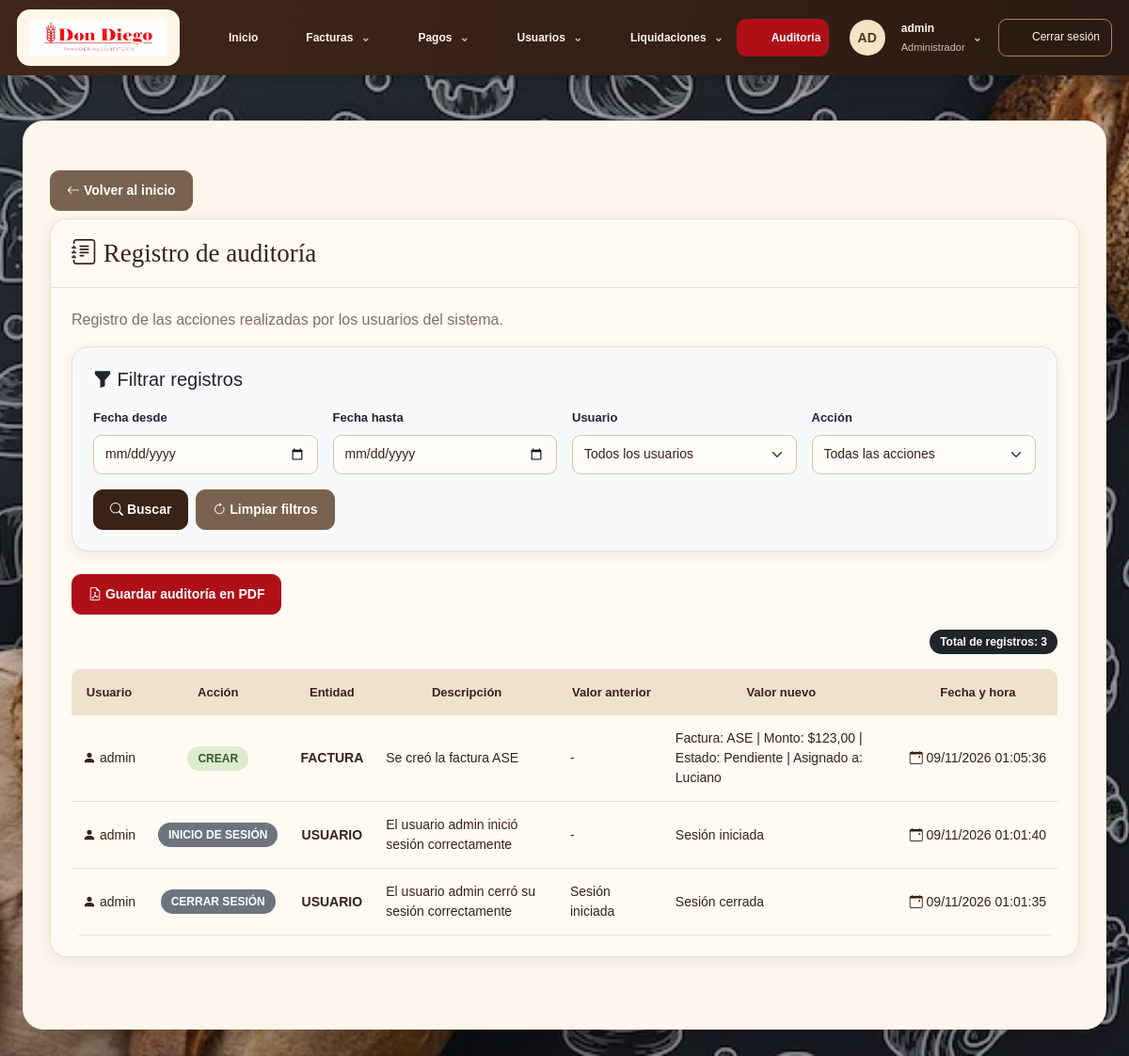
Page /auditoria.php (signed in) on the committed database.
### tables this page shows
CREATE TABLE `auditoria` (
  `id` int(10) UNSIGNED NOT NULL,
  `id_usuario` smallint(5) UNSIGNED NOT NULL,
  `accion` varchar(30) NOT NULL,
  `entidad` varchar(30) NOT NULL,
  `id_entidad` int(10) UNSIGNED DEFAULT NULL,
  `descripcion` varchar(255) DEFAULT NULL,
  `valor_anterior` text DEFAULT NULL,
  `valor_nuevo` text DEFAULT NULL,
  `fecha_hora` datetime NOT NULL DEFAULT current_timestamp()
);

CREATE TABLE `usuario` (
  `id` smallint(5) UNSIGNED NOT NULL,
  `usuario` varchar(32) NOT NULL,
  `contrasenia` varchar(255) NOT NULL,
  `activo` tinyint(1) NOT NULL DEFAULT 1,
  `id_ROL` tinyint(3) UNSIGNED NOT NULL
);

### auditoria.php (the view, shortened to what this page needs)
<?php
require_once "conexion.php";
$fecha_desde = trim($_GET["fecha_desde"] ?? "");
$fecha_hasta = trim($_GET["fecha_hasta"] ?? "");
$error = "";
$sql = "SELECT a.id, u.usuario, a.accion, a.entidad,
               a.id_entidad, a.descripcion,
               a.valor_anterior, a.valor_nuevo,
               a.fecha_hora
        FROM auditoria a
        LEFT JOIN usuario u ON a.id_usuario = u.id
        WHERE 1=1";
$parametros = [];
$sql .= " ORDER BY a.fecha_hora DESC, a.id DESC";
$stmt = $conexion->prepare($sql);
$stmt->execute($parametros);
$registros = $error === ""
    ? $stmt->fetchAll(PDO::FETCH_ASSOC)
    : [];
?>
<!DOCTYPE html>
<html lang="es">
<head>
    <link rel="stylesheet"
          href="css/bootstrap-5.3.8/css/bootstrap.min.css">
    <link rel="stylesheet"
          href="imagenes/bootstrap-icons-1.13.1/bootstrap-icons.min.css">
    <link rel="stylesheet" href="css/estilo.css">
    <link rel="stylesheet" href="fondo-sistema.css?v=1">
    <link rel="stylesheet" href="tema-don-diego.css?v=2">
</head>
<body>
<?php require_once "menu.php"; ?>
<div class="container mt-5">
    <div class="mt-4 mb-2">
        <a href="index.php" class="btn btn-secondary">
            <i class="bi bi-arrow-left"></i>
            Volver al inicio
        </a>
    </div>
    <div class="card shadow mb-5">
        <div class="card-header bg-dark text-white text-center">
            <h4 class="mb-0">
                <i class="bi bi-journal-text"></i>
                Registro de auditoría
            </h4>
        </div>
        <div class="card-body">
            <p class="text-muted">
                Registro de las acciones realizadas por los usuarios del sistema.
            </p>
            <div class="card bg-light mb-4">
                <div class="card-body">
                    <h5 class="mb-3">
                        <i class="bi bi-funnel-fill"></i>
                        Filtrar registros
                    </h5>
                    <form method="GET" class="row g-3">
                        <div class="col-md-3">
                            <label class="form-label">Fecha desde</label>
                            <input type="date"
                                   name="fecha_desde"
                                   class="form-control"
                                   value="<?= htmlspecialchars($fecha_desde) ?>">
                        </div>
                        <div class="col-md-3">
                            <label class="form-label">Fecha hasta</label>
                            <input type="date"
                                   name="fecha_hasta"
                                   class="form-control"
                                   value="<?= htmlspecialchars($fecha_hasta) ?>">
                        </div>
                        <div class="col-md-3">
                            <label class="form-label">Usuario</label>
                            <select name="usuario" class="form-select">
                                <option value="">Todos los usuarios</option>
                            </select>
                        </div>
                        <div class="col-md-3">
                            <label class="form-label">Acción</label>
                            <select name="accion" class="form-select">
                                <option value="">Todas las acciones</option>
                            </select>
                        </div>
                        <div class="col-12 d-flex gap-2 flex-wrap">
                            <button type="submit" class="btn btn-primary">
                                <i class="bi bi-search"></i>
                                Buscar
                            </button>
                            <a href="<?= htmlspecialchars($_SERVER["SCRIPT_NAME"]) ?>"
                               class="btn btn-secondary">
                                <i class="bi bi-arrow-clockwise"></i>
                                Limpiar filtros
                            </a>
                        </div>
                    </form>
                </div>
            </div>
            <div class="mb-3">
    <button type="button"
            onclick="window.print()"
            class="btn btn-danger">
        <i class="bi bi-file-earmark-pdf"></i>
        Guardar auditoría en PDF
    </button>
</div>
            <div class="d-flex justify-content-end mb-3">
                <span class="badge bg-dark">
                    Total de registros: <?= count($registros) ?>
                </span>
            </div>
            <?php if (count($registros) > 0): ?>
                <div class="table-responsive">
                    <table class="table table-bordered table-hover align-middle">
                        <thead class="table-dark text-center">
                            <tr>
                                <th>Usuario</th>
                                <th>Acción</th>
                                <th>Entidad</th>
                                <th>Descripción</th>
                                <th>Valor anterior</th>
                                <th>Valor nuevo</th>
                                <th>Fecha y hora</th>
                            </tr>
                        </thead>
                        <tbody>
                        <?php foreach ($registros as $registro): ?>
                            <?php
                            $accion = mb_strtoupper(
                                trim($registro["accion"] ?? ""),
                                "UTF-8"
                            );
                            switch ($accion) {
                                case "CREAR":
                                case "AGREGAR":
                                case "REGISTRAR":
                                case "ACTIVAR":
                                    $claseAccion = "bg-success";
                                    break;
                                case "INICIO DE SESIÓN":
                                case "CERRAR SESIÓN":
                                    $claseAccion = "bg-secondary";
                                    break;
                            }
                            $fecha = new DateTime($registro["fecha_hora"]);
                            ?>
                            <tr>
                                <td class="text-center text-nowrap">
                                    <i class="bi bi-person-fill"></i>
                                    <?= htmlspecialchars($registro["usuario"] ?? "Usuario no disponible") ?>
                                </td>
                                <td class="text-center text-nowrap">
                                    <span class="badge <?= $claseAccion ?>">
                                        <?= htmlspecialchars($registro["accion"] ?? "") ?>
                                    </span>
                                </td>
                                <td class="text-center fw-bold text-uppercase">
                                    <?= htmlspecialchars($registro["entidad"] ?? "-") ?>
                                </td>
                                <td>
                                    <?= !empty($registro["descripcion"])
                                        ? htmlspecialchars($registro["descripcion"])
                                        : "-" ?>
                                </td>
                                <td>
                                    <?= !empty($registro["valor_anterior"])
                                        ? htmlspecialchars($registro["valor_anterior"])
                                        : "-" ?>
                                </td>
                                <td>
                                    <?= !empty($registro["valor_nuevo"])
                                        ? htmlspecialchars($registro["valor_nuevo"])
                                        : "-" ?>
                                </td>
                                <td class="text-center text-nowrap">
                                    <i class="bi bi-calendar-event"></i>
                                    <?= htmlspecialchars($fecha->format("d/m/Y H:i:s")) ?>
                                </td>
                            </tr>
                        <?php endforeach; ?>
                        </tbody>
                    </table>
                </div>
            <?php endif; ?>
        </div>
    </div>
</div>
</body>
</html>

### css/estilo.css (style rules this page uses)
body { font-family: Arial, sans-serif; background: #f5f5f5; margin: 0; padding: 0; width: 100%; max-width: 100%; overflow-x: hidden; }

### fondo-sistema.css (style rules this page uses)
@media screen { body, body.bg-light { min-height:100vh; background:linear-gradient(rgba(14,18,22,.18),rgba(14,18,22,.18)), url("fondo-login.jpg") center / cover no-repeat fixed !important; } }
@media screen { body > .container, body > main { background:#fffaf5; color:#212529; border-radius:16px; padding-top:24px; padding-bottom:24px; box-shadow:0 12px 36px rgba(0,0,0,.22); margin-bottom:28px; } }
@media screen { .card { background-color:#fffaf5; } }
@media screen { .table-responsive { background-color:#fff; } }
@media screen { .form-control, .form-select { background-color:#fff; color:#212529; } }

### tema-don-diego.css (style rules this page uses)
:root { --dd-cream:#fffaf3;--dd-paper:#fcf6ed;--dd-brown:#392216;--dd-muted:#856f5d;--dd-red:#af1018;--dd-line:#eadfce;--dd-shadow:0 4px 14px #38221614 }
@media screen { body,body.bg-light { font-family:Arial,Helvetica,sans-serif;color:var(--dd-brown);background:linear-gradient(#171b1e30,#171b1e30),url('fondo-login.jpg') center/cover fixed!important;min-height:100vh } }
@media screen { a { color:var(--dd-red) } }
@media screen { body>.container,body>main.dd-panel { max-width:1240px;width:calc(100% - 48px);margin:28px auto;background:var(--dd-paper);border:1px solid var(--dd-line);border-radius:22px;padding:28px;box-shadow:0 18px 45px #0003;color:var(--dd-brown) } }
@media screen { h1,h2,h3,h4,.dd-stat strong { font-family:Georgia,'Times New Roman',serif;color:var(--dd-brown) } }
@media screen { .card { background:var(--dd-cream);border:1px solid var(--dd-line)!important;border-radius:18px!important;box-shadow:var(--dd-shadow)!important;overflow:visible } }
@media screen { .card-header { border-radius:18px 18px 0 0!important;padding:20px 22px;border-bottom:1px solid var(--dd-line) } }
@media screen { .card-header.bg-dark,.card-header.bg-primary { background:var(--dd-cream)!important;color:var(--dd-brown)!important;text-align:left!important } }
@media screen { .card-header h3,.card-header h4,.card-header h5 { color:inherit;font-family:Georgia,serif;font-size:27px } }
@media screen { .card-body { padding:22px } }
@media screen { .btn { border-radius:10px;font-size:14px;font-weight:600;padding:10px 17px;transition:background-color .15s,box-shadow .15s } }
@media screen { .btn-dark,.btn-primary { background:var(--dd-brown)!important;border-color:var(--dd-brown)!important } }
@media screen { .btn-danger { background:var(--dd-red);border-color:var(--dd-red) } }
@media screen { .btn-secondary { background:#79624e;border-color:#79624e } }
@media screen { .form-label,label { font-size:13px;font-weight:600 } }
@media screen { .form-control,.form-select { border-color:#d6c3ae;border-radius:9px;min-height:42px;background-color:#fffdf9;color:var(--dd-brown);font-size:14px } }
@media screen { .table { --bs-table-bg:transparent;--bs-table-color:var(--dd-brown);--bs-table-border-color:#eadfce;--bs-table-hover-bg:#f1e6d8;--bs-table-striped-bg:#faf4eb;font-size:14px;margin-bottom:0 } }
@media screen { .table>:not(caption)>*>* { padding:14px 12px;vertical-align:middle } }
@media screen { .table-bordered>:not(caption)>*>* { border-left:0;border-right:0 } }
@media screen { .table thead,.table-dark { --bs-table-bg:#f0e1ce;--bs-table-color:var(--dd-brown);--bs-table-border-color:#eadfce } }
@media screen { .table thead th { font-size:13px;font-weight:700;white-space:nowrap } }
@media screen { .table-responsive { border-radius:10px;background:var(--dd-cream) } }
@media screen { .badge { padding:7px 11px;border-radius:30px;font-size:12px;font-weight:600 } }
@media screen { .badge.bg-success { background:#deebce!important;color:#315e27!important } }
@media screen { .text-muted { color:var(--dd-muted)!important } }

### rows in the picture
auditoria: id_usuario.usuario "admin", accion "CREAR", entidad "FACTURA", descripcion "Se creó la factura ASE", valor_nuevo "Factura: ASE | Monto: $123,00 | Estado: Pendiente | Asignado a: Luciano", fecha_hora "09/11/2026 01:05:36"
auditoria: id_usuario.usuario "admin", accion "INICIO DE SESIÓN", entidad "USUARIO", descripcion "El usuario admin inició sesión correctamente", valor_anterior "-", valor_nuevo "Sesión iniciada", fecha_hora "09/11/2026 01:01:40"
auditoria: id_usuario.usuario "admin", accion "CERRAR SESIÓN", entidad "USUARIO", descripcion "El usuario admin cerró su sesión correctamente", valor_anterior "Sesión iniciada", valor_nuevo "Sesión cerrada", fecha_hora "09/11/2026 01:01:35"

### other values in the picture
ddEsc($ddEtiqueta) "Facturas"
ddEsc($ddEtiqueta) "Pagos"
ddEsc($ddEtiqueta) "Usuarios"
ddEsc($ddEtiqueta) "Liquidaciones"
ddEsc($ddIniciales) "AD"
ddEsc($ddNombre) "admin"
ddEsc(ucfirst($rolUsuario ?? 'Usuario')) "Administrador"
count($registros) "3"
